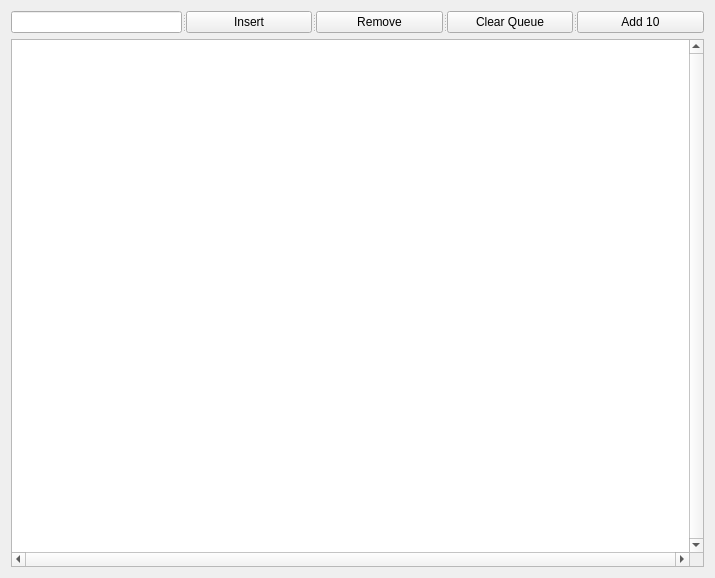
<?xml version="1.0" encoding="UTF-8"?>
<ui version="4.0">
 <class>Queue</class>
 <widget class="QWidget" name="Queue">
  <property name="geometry">
   <rect>
    <x>0</x>
    <y>0</y>
    <width>715</width>
    <height>578</height>
   </rect>
  </property>
  <property name="windowTitle">
   <string>Queue</string>
  </property>
  <layout class="QGridLayout" name="gridLayout">
   <item row="0" column="0">
    <widget class="QSplitter" name="splitter">
     <property name="orientation">
      <enum>Qt::Horizontal</enum>
     </property>
     <widget class="QLineEdit" name="lineEdit"/>
     <widget class="QPushButton" name="pushButton_2">
      <property name="text">
       <string>Insert</string>
      </property>
     </widget>
     <widget class="QPushButton" name="pushButton">
      <property name="text">
       <string>Remove</string>
      </property>
     </widget>
     <widget class="QPushButton" name="pushButton_3">
      <property name="text">
       <string>Clear Queue</string>
      </property>
     </widget>
     <widget class="QPushButton" name="pushButton_4">
      <property name="text">
       <string>Add 10</string>
      </property>
     </widget>
    </widget>
   </item>
   <item row="1" column="0">
    <widget class="QGraphicsView" name="graphicsView">
     <property name="verticalScrollBarPolicy">
      <enum>Qt::ScrollBarAlwaysOn</enum>
     </property>
     <property name="horizontalScrollBarPolicy">
      <enum>Qt::ScrollBarAlwaysOn</enum>
     </property>
     <property name="sizeAdjustPolicy">
      <enum>QAbstractScrollArea::AdjustToContents</enum>
     </property>
    </widget>
   </item>
  </layout>
 </widget>
 <resources/>
 <connections/>
</ui>
